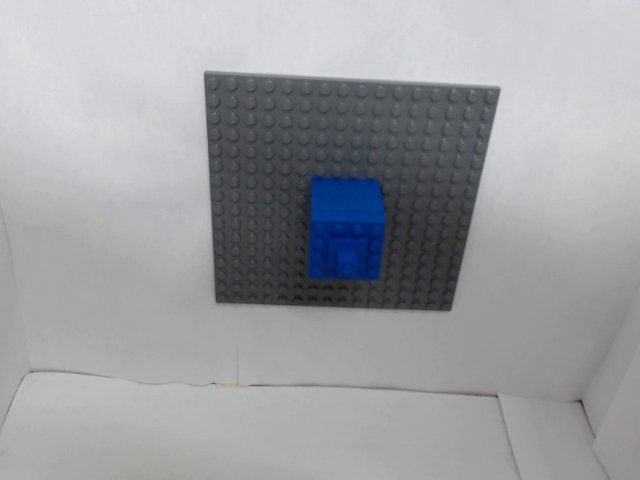
#> input picture frame 63 of videos/videoTeste6.webm, 640 x 480 px
$ python FIndColorsLegoTeste.py
#> lines starting #> are read from the running program, lines starting #| are printed output that depends on the picture; after the words box and inside, x2 and y2 are one past the last pixel; in counts of white or black regions, pixels touching at a corner belong together
import cv2 as cv
import numpy as np

log = {}
arr = []


def main():
    redColor = (0, 0, 255)
    yellowColor = (0, 255, 255)
    greenColor = (0, 255, 0)
    cyanColor = (255, 255, 0)
    blueColor = (255, 0, 0)
    purpleColor = (130, 0, 75)
    magentaColor = (255, 0, 255)

    # funcao para boundingBox de cor


    # [48 lines left out: functions boundingColor, draw, not called in this run]

    # canvas de desenho para as mascaras ser desenhadas
    cap = cv.VideoCapture("videos/videoTeste6.webm")

    print("Escolhar o highlight\n 1- amarelo\t 2- vermelho\n 3- verde\t"
          " 4- cyan\n 5- roxo\t 6- azul\n 7- magenta\t 8 - todas as cores\n 0- Sair")


    while (cap.isOpened()):

        ret,frame = cap.read()
#> frame is the input picture: shape (480, 640, 3); mean B, G, R 161.6, 158, 156.5
        frame = cv.flip(frame,-1)
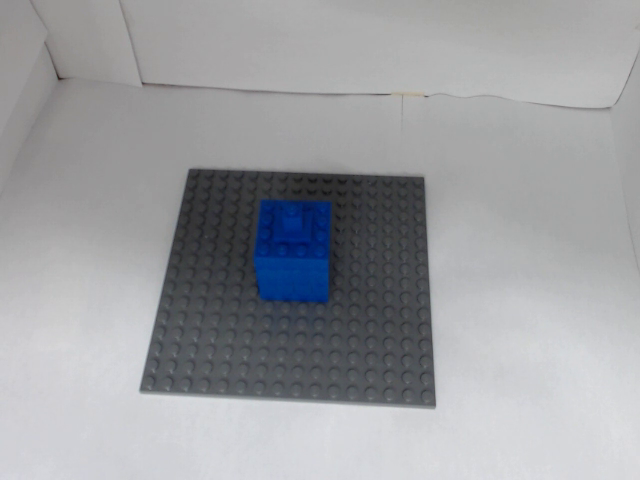
#> frame: shape (480, 640, 3); mean B, G, R 161.6, 158, 156.5

        red_lower = np.array([0, 100, 0], np.uint8)
        red_upper = np.array([15, 255, 255], np.uint8)

        yellow_lower = np.array([20, 60, 100], np.uint8)
        yellow_upper = np.array([35, 255, 255], np.uint8)

        green_lower = np.array([50, 100, 0], np.uint8)
        green_upper = np.array([80, 255, 255], np.uint8)

        cyan_lower = np.array([75, 100, 0], np.uint8)
        cyan_upper = np.array([95, 255, 255], np.uint8)

        blue_lower = np.array([84, 100, 0], np.uint8)
        blue_upper = np.array([125, 255, 255], np.uint8)

        purple_lower = np.array([126, 100, 0], np.uint8)
        purple_upper = np.array([165, 255, 255], np.uint8)

        magenta_lower = np.array([170, 100, 0], np.uint8)
        magenta_upper = np.array([180, 255, 255], np.uint8)

        # Aquisição da imagem

        #img = cv.imread('images/lego.jpg')
        w, h, _ = frame.shape
#> w = 480; h = 640
        copy = cv.resize(frame.copy(), (w,h))
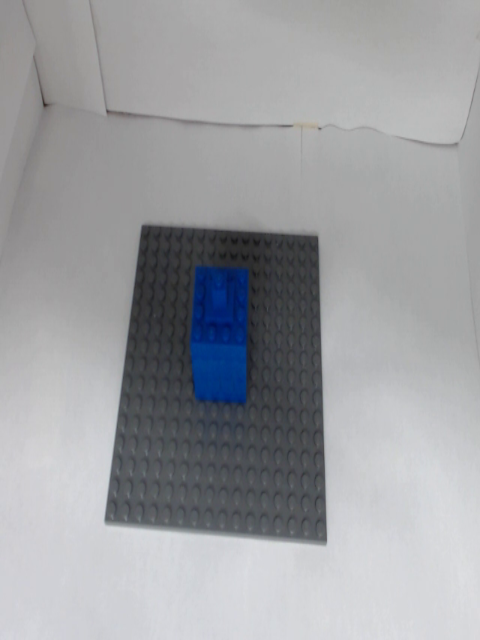
#> copy: shape (640, 480, 3); mean B, G, R 161.5, 158, 156.4
        blur = cv.GaussianBlur(copy, (5,5), 1.5)
        hsv = cv.cvtColor(blur, cv.COLOR_BGR2HSV)
#> hsv: shape (640, 480, 3); mean H, S, V 82, 12.8, 161.8
        blank = np.zeros((hsv.shape[0], hsv.shape[1]), np.uint8)


        # range of colors

        red = cv.inRange(hsv, red_lower, red_upper)
#> red: shape (640, 480); every value is 0
        arr.append(red)
        yellow = cv.inRange(hsv, yellow_lower, yellow_upper)
        arr.append(yellow)
        green = cv.inRange(hsv, green_lower, green_upper)
        arr.append(green)
        cyan = cv.inRange(hsv, cyan_lower, cyan_upper)
        arr.append(cyan)
        blue = cv.inRange(hsv, blue_lower, blue_upper)
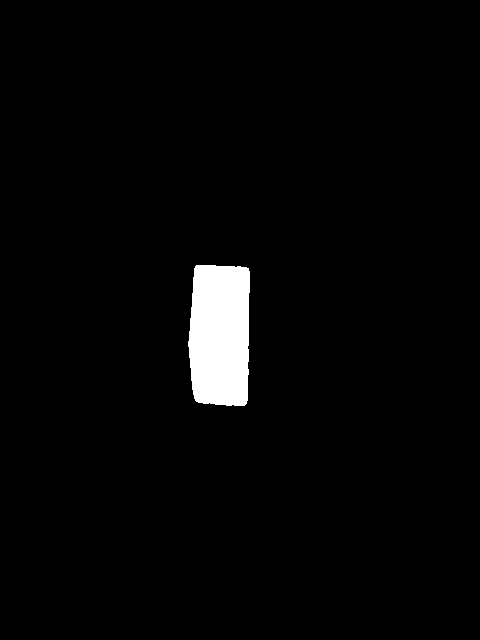
#> blue: shape (640, 480); 2.6% white; 1 white region, box (x1, y1, x2, y2) and area: (188, 265, 250, 406) 7978
        arr.append(blue)
        purple = cv.inRange(hsv, purple_lower, purple_upper)
        arr.append(purple)
        magenta = cv.inRange(hsv, magenta_lower, magenta_upper)
        arr.append(magenta)
        sumRed = red + magenta


        # soma de todas as ranges para uma imagem
        maskTotal = red + yellow + green + cyan + blue + purple + magenta
        colors = cv.bitwise_and(copy, copy, mask=maskTotal)
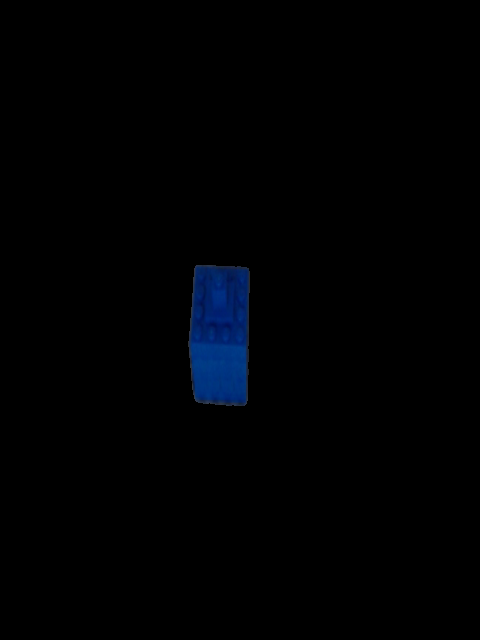
#> colors: shape (640, 480, 3); mean B, G, R 2.8, 1.1, 0.1


        #draw(arr)


        k = cv.waitKey(33)
#> (key Esc is pressed here)
        if k == 49: #tecla 1
            boundingColor(yellow, yellowColor)
        elif k == 50:#tecla 2
            boundingColor(red, redColor)
        elif k == 51:   #tecla 3
            boundingColor(green, greenColor)
        elif k == 52:   #tecla 4
            boundingColor(cyan, cyanColor)
        elif k == 53:   #tecla 5
            boundingColor(purple, purpleColor)
        elif k == 54:   #tecla 6
            boundingColor(blue, blueColor)
        elif k == 55:  #tecla 7
            boundingColor(magenta, magentaColor)
        elif k == 48:   #tecla 0
            draw(arr)
        elif k == 27:
            break


        cv.imshow("img", maskTotal)
        frame = copy.copy()
        cv.imshow("frame", frame)


    cap.release()
    cv.destroyAllWindows()

#transformar as cores em um dicionario para pegar os nomes das cores
if __name__ == '__main__':
    main()


"""
To do:

melhorar o pre-processamento da imagem, deixar ela mais limpa
colocar em video


"""

$ run again, starting later in the video
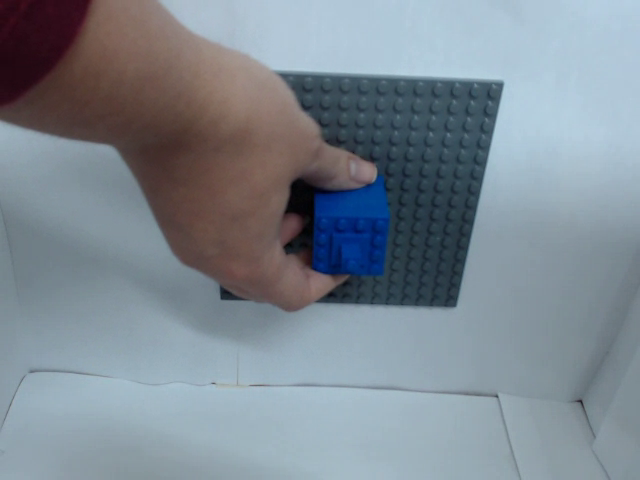
#> input picture frame 286 of videos/videoTeste6.webm, 640 x 480 px
#> in main, frame is the input picture: shape (480, 640, 3); mean B, G, R 145.6, 136.2, 125.5
#> hsv: shape (640, 480, 3); mean H, S, V 88.7, 59.4, 150.8
#> in main, `red = cv.inRange(hsv, red_lower, red_upper)`:
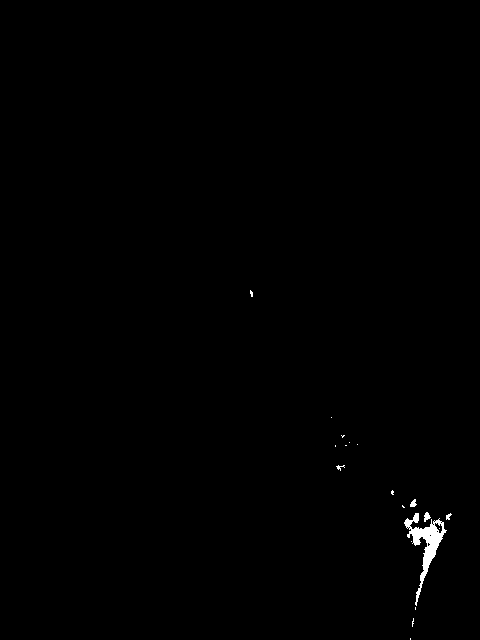
#> red: shape (640, 480); 0.39% white; 19 white regions (14 under 20 px), largest, box (x1, y1, x2, y2) and area: (404, 513, 447, 606) 1017, (424, 512, 431, 522) 42, (410, 499, 417, 507) 36, (446, 513, 452, 520) 24, (336, 465, 345, 471) 22
#> yellow: shape (640, 480); every value is 0
#> cyan: shape (640, 480); 0% white in thin lines or dots, all inside (x1, y1, x2, y2) = (248, 330, 250, 333)
#> blue: shape (640, 480); 5.9% white; 63 white regions (33 under 20 px), largest, box (x1, y1, x2, y2) and area: (122, 235, 262, 459) 15889, (117, 397, 133, 438) 284, (140, 421, 153, 459) 189
#> purple: shape (640, 480); 0.05% white in thin lines or dots, all inside (x1, y1, x2, y2) = (244, 289, 262, 394)
#> magenta: shape (640, 480); 1.2% white; 70 white regions (66 under 20 px), largest, box (x1, y1, x2, y2) and area: (411, 496, 480, 640) 2708, (455, 606, 480, 640) 529, (248, 287, 252, 306) 50, (437, 620, 445, 631) 38
#> sumRed: shape (640, 480); 1.5% white; 84 white regions (76 under 20 px), largest, box (x1, y1, x2, y2) and area: (404, 496, 480, 640) 3741, (455, 606, 480, 640) 529, (248, 287, 253, 306) 65
#> in main, `colors = cv.bitwise_and(copy, copy, mask=maskTotal)`:
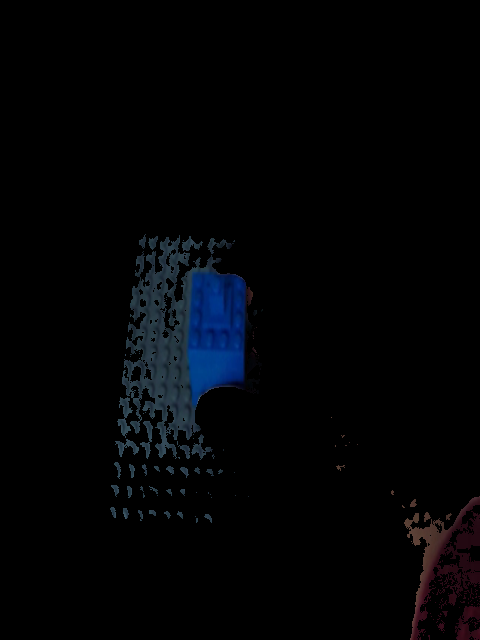
#> colors: shape (640, 480, 3); mean B, G, R 5.4, 3.3, 2.3

$ run again, starting later in the video
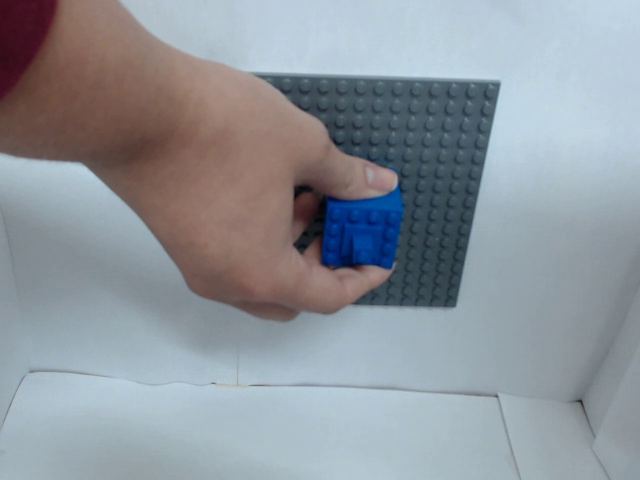
#> input picture frame 508 of videos/videoTeste6.webm, 640 x 480 px
#> in main, frame is the input picture: shape (480, 640, 3); mean B, G, R 156.4, 149.3, 142.6
#> hsv: shape (640, 480, 3); mean H, S, V 84.1, 51.5, 164.1
#> in main, `red = cv.inRange(hsv, red_lower, red_upper)`:
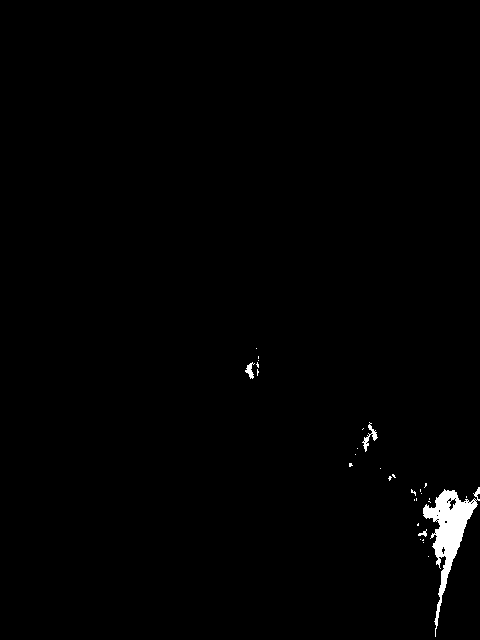
#> red: shape (640, 480); 0.9% white; 30 white regions (26 under 20 px), largest, box (x1, y1, x2, y2) and area: (423, 487, 480, 637) 2418, (362, 422, 378, 452) 131, (245, 362, 255, 379) 80, (418, 529, 427, 537) 32
#> yellow: shape (640, 480); every value is 0
#> blue: shape (640, 480); 2.2% white; 38 white regions (30 under 20 px), largest, box (x1, y1, x2, y2) and area: (165, 281, 244, 398) 5994, (174, 402, 210, 440) 351, (162, 381, 170, 397) 71
#> purple: shape (640, 480); 0.01% white in thin lines or dots, all inside (x1, y1, x2, y2) = (212, 285, 241, 378)
#> magenta: shape (640, 480); 1.3% white; 2 white regions, box (x1, y1, x2, y2) and area: (435, 503, 480, 640) 3507, (241, 342, 259, 380) 405
#> sumRed: shape (640, 480); 2.2% white; 25 white regions (21 under 20 px), largest, box (x1, y1, x2, y2) and area: (423, 487, 480, 640) 5925, (241, 342, 259, 380) 509, (362, 422, 378, 452) 131, (418, 529, 427, 537) 32
#> maskTotal: shape (640, 480); 4.4% white; 62 white regions (51 under 20 px), largest, box (x1, y1, x2, y2) and area: (165, 281, 259, 398) 6524, (423, 487, 480, 640) 5925, (174, 402, 210, 440) 351
#> in main, `colors = cv.bitwise_and(copy, copy, mask=maskTotal)`:
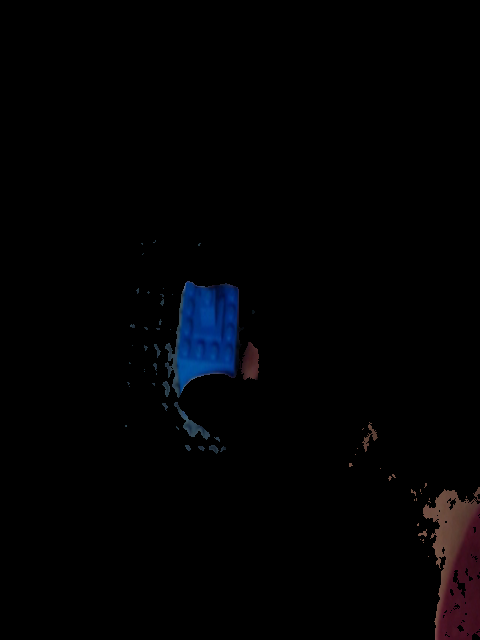
#> colors: shape (640, 480, 3); mean B, G, R 3.4, 2, 2
